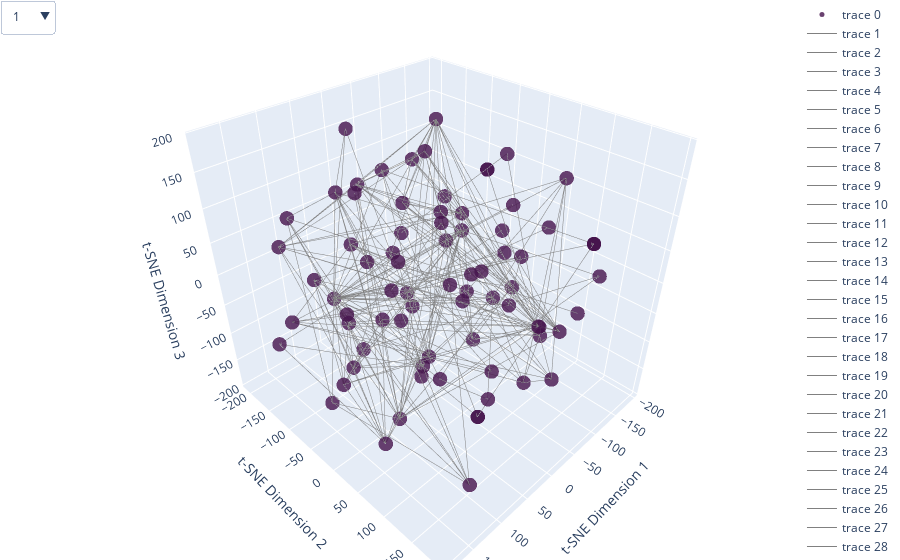

This figure's notebook cell:
### Code cell
def plot_tsne(similarities, node_list, edge_list, perplexity=30, learning_rate=200, n_iter=1000, interactive=False):
    tsne = TSNE(n_components=3, perplexity=perplexity, learning_rate=learning_rate, n_iter=n_iter)
    embeddings = tsne.fit_transform(1 - similarities)

    inertias = []
    for k in range(1, min(10, len(node_list))):
        kmeans = KMeans(n_clusters=k)
        kmeans.fit(embeddings)
        inertias.append(kmeans.inertia_)

    plt.figure(figsize=(10, 6))
    plt.plot(range(1, min(10, len(node_list))), inertias, marker='o', linestyle='--')
    plt.xlabel('Number of clusters')
    plt.ylabel('Inertia')
    plt.title('Elbow Method For Optimal Number of Clusters')
    plt.xticks(range(1, min(10, len(node_list))))
    plt.grid(True)
    plt.show()

    optimal_k = np.argmin(np.diff(inertias)) + 1
    # Perform K-means
    kmeans = KMeans(n_clusters=optimal_k)
    print(f"Optimal number of clusters: {optimal_k}")
    labels = kmeans.fit_predict(embeddings)

    plt.figure(figsize=(10, 8))
    plt.scatter(embeddings[:, 0], embeddings[:, 1], c='blue', s=50)

    for edge in edge_list:
        u, v = edge
        u_index = node_list.index(u)
        v_index = node_list.index(v)
        plt.plot([embeddings[u_index, 0], embeddings[v_index, 0]], 
                    [embeddings[u_index, 1], embeddings[v_index, 1]], 
                    color='gray', alpha=0.5)

    for i, node_number in enumerate(node_list):
        plt.text(embeddings[i, 0], embeddings[i, 1], node_number, color='black')

    plt.title('TSNE Visualization of Node Similarities')
    plt.xlabel('TSNE Dimension 1')
    plt.ylabel('TSNE Dimension 2')
    plt.grid(True)
    plt.show()

    if interactive:
        trace = go.Scatter3d(
            x=embeddings[:, 0],
            y=embeddings[:, 1],
            z=embeddings[:, 2],
            mode='markers',
            text=node_list,
            hoverinfo='text',
            marker=dict(
                size=5,
                color=labels,
                colorscale='twilight',
                opacity=0.8
            )
        )
        
        edge_traces = []
        for edge in edge_list:
            u, v = edge
            u_index = node_list.index(u)
            v_index = node_list.index(v)
            edge_trace = go.Scatter3d(
                x=[embeddings[u_index, 0], embeddings[v_index, 0]],
                y=[embeddings[u_index, 1], embeddings[v_index, 1]],
                z=[embeddings[u_index, 2], embeddings[v_index, 2]],
                mode='lines',
                line=dict(color='gray', width=1),
                hoverinfo='none'
            )
            edge_traces.append(edge_trace)
        
        dropdown_buttons = [
            {
                'label': node,
                'method': 'update',
                'args': [
                    {'selectedpoints': [node_list.index(node)]},
                    {'marker.color': ['rgba(255,0,0,1)' if i == node_list.index(node) else 'rgba(0,0,0,1)' for i in range(len(node_list))]}
                ]
            }
            for node in node_list
        ]

        updatemenu = [
            {
                'buttons': dropdown_buttons,
                'direction': 'down',
                'showactive': True,
            }
        ]

        layout = go.Layout(
            scene=dict(
                xaxis=dict(title='t-SNE Dimension 1'),
                yaxis=dict(title='t-SNE Dimension 2'),
                zaxis=dict(title='t-SNE Dimension 3')
            ),
            margin=dict(l=0, r=0, b=0, t=0),
            updatemenus=updatemenu
        )

        fig = go.Figure(data=[trace] + edge_traces, layout=layout)
        fig.show()

plot_tsne(similarity_matrix, node_list, edge_list, interactive=True)
